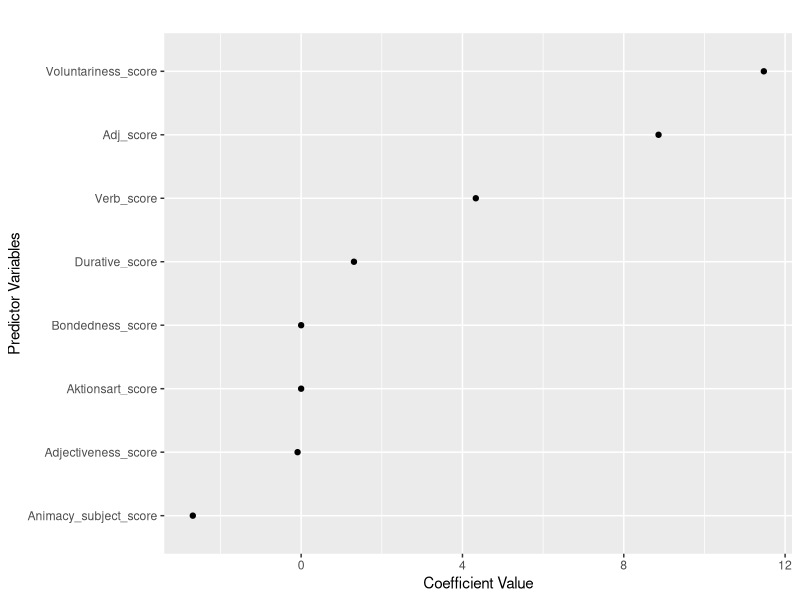

The R source for this figure: (Note: this script raises an error after producing the figure.)
#### Read libraries ####
library(readxl)
library(stats)
library(dplyr)
library(lme4)
library(ggplot2)
library(car)
library(glmnet)
library(tibble)

#### Read dataset ####
keep <- read_xlsx("Keep_Ving_Dataset.xlsx", 
                  sheet=1, 
                  col_names = TRUE)

# Drop "double" annotations used for collexeme analysis
keep <- subset(keep, ID!="double")

#### Grammaticalization variable selection with elastic net regression ####

# Predictor variables
X <- as.matrix(keep[, c("Adj_score", "Verb_score", "Durative_score", "Aktionsart_score", 
                        "Animacy_subject_score", "Bondedness_score", "Adjectiveness_score", 
                        "Voluntariness_score")])

# Dependent variable
y <- keep$textDate  

# Set seed for reproducibility
set.seed(50)

# Define alphas to test
alphas <- seq(0, 1, by = 0.1)

# Initialize an empty dataframe to store results
results <- tibble(alpha = numeric(), lambda = numeric(), mse = numeric(), non_zero = numeric())

# Set up the cross-validation loop
for (i in seq_along(alphas)) {
  alpha <- alphas[i]
  
  # Fit the model using cross-validation: mean squared error --> cv.glmnet()
  cvfit <- cv.glmnet(X, y, alpha = alpha, type.measure = "mse")
  
  # Extract the lambda value for minimum MSE
  lambda_min <- cvfit$lambda.min
  
  # Extract mean squared error for lambda.min
  mse_min <- cvfit$cvm[which(cvfit$lambda == lambda_min)]
  
  # Extract non-zero coefficients
  non_zero <- cvfit$nzero[which(cvfit$lambda == lambda_min)]
  
  # Combine alpha, lambda, mse, and non-zero coefficients into a dataframe
  alpha_lambda_mse <- tibble(
    alpha = alpha,
    lambda = lambda_min,
    mse = mse_min,
    non_zero = non_zero
  )
  
  # Append to results dataframe
  results <- bind_rows(results, alpha_lambda_mse)
}

# Print results
print(results)

# Train model with best alpha and lambda from results
variables_enet_model <- glmnet(X, y, alpha = 0.6, lambda = lambda_min)

# Get coefficients
coefficients <- coef(variables_enet_model)

# Print coefficients
print(coefficients)

# Extract coefficients and variable names
coef_values <- as.matrix(coefficients)[-1, ]  # Exclude intercept
variable_names <- names(coef_values)

# Convert coefficients to a data frame
coef_df <- data.frame(variable = variable_names, coefficient = coef_values)

# Arrange the data frame by coefficient value in descending order
coef_df <- coef_df %>%
  arrange(desc(coefficient))

# Create scatter plot with flipped axes
ggplot(coef_df, aes(x = coefficient, y = reorder(variable, coefficient))) +
  geom_point(color = "black") +
  labs(title = "",
       x = "Coefficient Value", y = "Predictor Variables") +
  theme(axis.text.y = element_text(hjust = 1, vjust = 0.5))

#### Author level ####

# One-hot encode author
encoded_authors <- model.matrix(~ author - 1, data = keep)

# Prepare the data
X_authors <- encoded_authors  # Predictor variables
y_score <- keep$Score  # Dependent variable

# Define alphas to test
alphas <- seq(0, 1, by = 0.1)

# Initialize an empty dataframe to store results
results_authors <- tibble(alpha = numeric(), lambda = numeric(), mse = numeric(), non_zero = numeric())

# Set up the cross-validation loop
for (i in seq_along(alphas)) {
  alpha <- alphas[i]
  
  # Fit the model using cross-validation: mean squared error --> cv.glmnet()
  cvfit <- cv.glmnet(X_authors, y_score, alpha = alpha, type.measure = "mse")
  
  #Extract the lambda value for minimum MSE
  lambda_min <- cvfit$lambda.min
  
  # Extract mean squared error for lambda.min
  mse_min <- cvfit$cvm[which(cvfit$lambda == lambda_min)]
  
  # Extract non-zero coefficients
  non_zero <- cvfit$nzero[which(cvfit$lambda == lambda_min)]
  
  # Combine alpha, lambda, mse, and non-zero coefficients into a dataframe
  alpha_lambda_mse <- tibble(
    alpha = alpha,
    lambda = lambda_min,
    mse = mse_min,
    non_zero = non_zero
  )
  
  # Append to results dataframe
  results_authors <- bind_rows(results_authors, alpha_lambda_mse)
}

# Print results
print(results_authors)

# Refit the model with the best lambda
authors_enet_model <- glmnet(X_authors, y_score, alpha = 0.2, lambda = 0.112)

# Get coefficients
author_coefficients <- coef(authors_enet_model)

# Extract coefficients and author names
author_coef_values <- as.matrix(author_coefficients)[-1, ]  # Exclude intercept
author_names <- names(author_coef_values)

# Convert coefficients to a data frame
author_coef_df <- data.frame(variable = author_names, coefficient = author_coef_values)

# Arrange the data frame by coefficient value in descending order
author_coef_df <- author_coef_df %>%
  arrange(desc(coefficient))

# Create scatter plot with flipped axes
ggplot(author_coef_df, aes(x = coefficient, y = reorder(variable, coefficient))) +
  geom_point(color = "black") +
  labs(title = "",
       x = "Coefficient Value", y = "Authors") +
  theme(axis.text.y = element_text(hjust = 1, vjust = 0.5))
